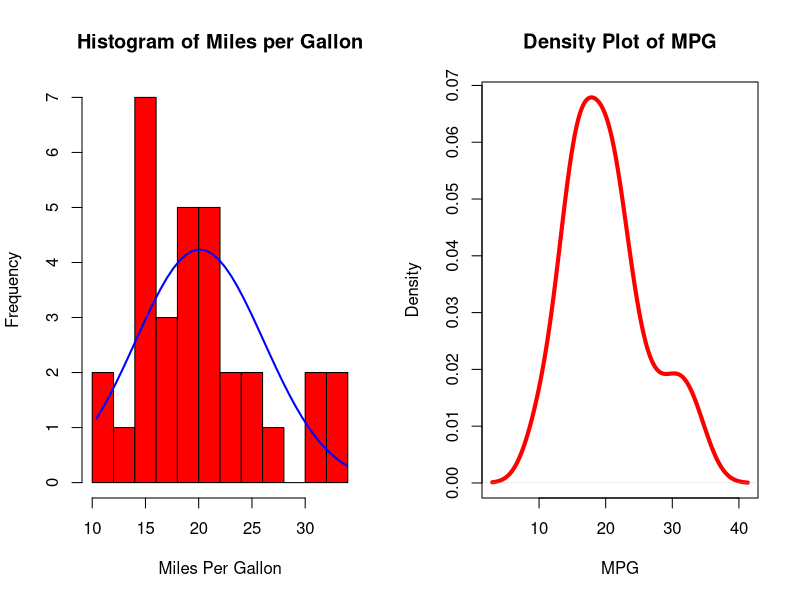
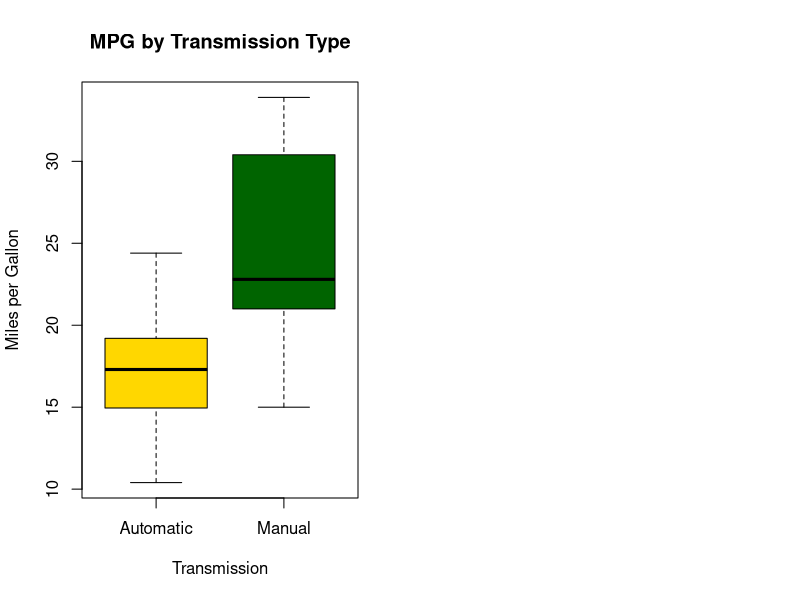
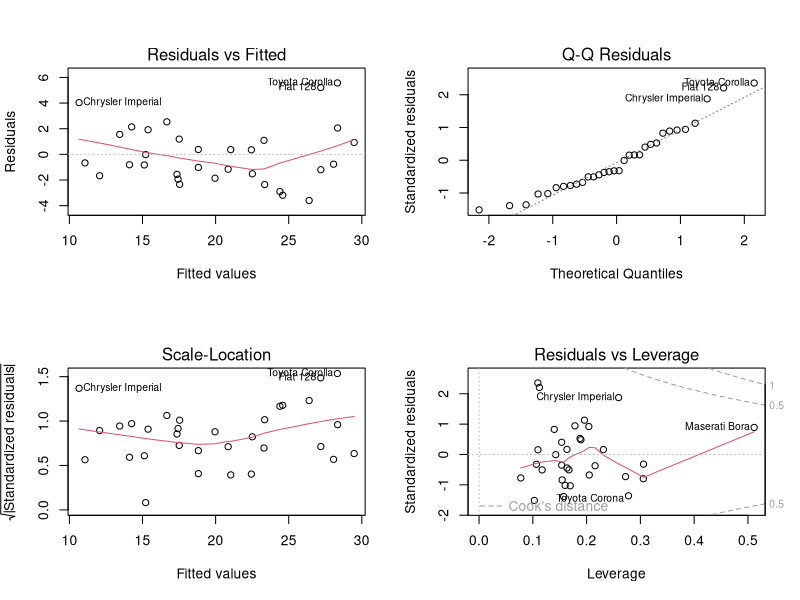
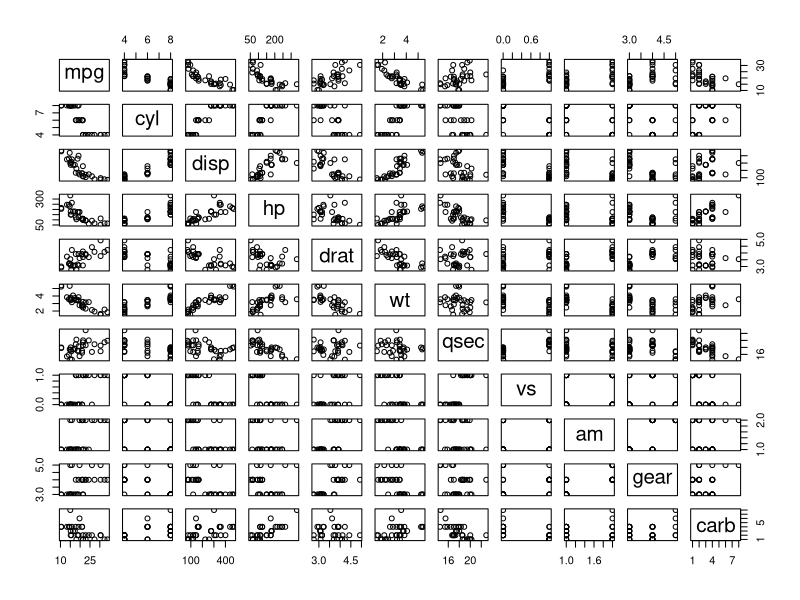

Generate these figures, in order, with R:
## ---- chunk 1
knitr::opts_chunk$set(echo = TRUE)
## ---- chunk 2
library(datasets)
data(mtcars)
#summary(mtcars)
## ---- chunk 3
mtcars$am <- as.factor(mtcars$am)
levels(mtcars$am) <- c("Automatic", "Manual")

## ---- chunk 4
aggregate(mpg~am, data = mtcars, mean)
## ---- chunk 5
autoData <- mtcars[mtcars$am == "Automatic",]
manualData <- mtcars[mtcars$am == "Manual",]
t.test(autoData$mpg, manualData$mpg)
## ---- chunk 6
simplemodel <- lm(mpg ~ am, data = mtcars)

## ---- chunk 7
model <- lm(mpg ~ ., data = mtcars)

## ---- chunk 8
anova(model, simplemodel)

## ---- chunk 9
par(mfrow = c(1, 2))

x <- mtcars$mpg
h<-hist(x, breaks=10, col="red", xlab="Miles Per Gallon",
   main="Histogram of Miles per Gallon")
xfit<-seq(min(x),max(x),length=40)
yfit<-dnorm(xfit,mean=mean(x),sd=sd(x))
yfit <- yfit*diff(h$mids[1:2])*length(x)
lines(xfit, yfit, col="blue", lwd=2)


d <- density(mtcars$mpg)
plot(d, xlab = "MPG", main ="Density Plot of MPG",col="red",lwd=4)

## ---- chunk 10
boxplot(mpg~am, data = mtcars,
      col=(c("gold","darkgreen")),
      xlab = "Transmission",
      ylab = "Miles per Gallon",
      main = "MPG by Transmission Type" )
## ---- chunk 11
m1<-lm(mpg~am,data=mtcars)
m2<-lm(mpg~am+cyl,data=mtcars)
m3<-lm(mpg~am+cyl+disp,data=mtcars)
m4<-lm(mpg~am+cyl+disp+wt,data=mtcars)
m5<-lm(mpg~am+cyl+disp+wt+hp,data=mtcars)
anova(m1,m2,m3,m4,m5)

par(mfrow=c(2,2))
plot(m5)

## ---- chunk 12
pairs(mtcars)

